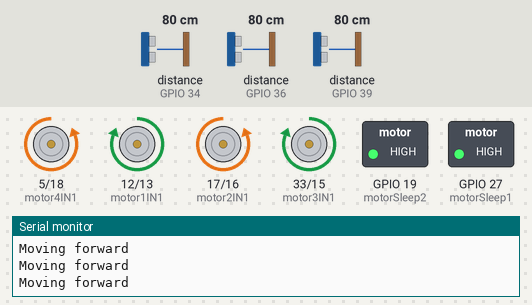
Bench run of a sketch on a simulated ESP32. Parts: motor-driver pin pairs drawn as motors (green arrow = first pin HIGH = forward, orange = second pin HIGH = backward, longer = more drive), switched loads named in the sketch (green lamp = pin HIGH), the last lines printed to the serial monitor. Wiring (inferred from the names in the program): 3 × ultrasonic range finder: trigger GPIO 4, echo GPIO 36 / trigger GPIO 25, echo GPIO 39 / trigger GPIO 26, echo GPIO 34. Inputs (shaded band) come from the test bench; at power-on: distance to the obstacle (sensors on GPIO 34, GPIO 36, GPIO 39) 80 cm. The echo pulse lasts 58.3 µs per cm; pins used as bus, display or sensor lines are not drawn.

Above: at 1.2 s.
1.3 s: distance to the obstacle (sensor on GPIO 34) set to 22 cm
2.8 s: distance to the obstacle (sensor on GPIO 34) set to 19 cm
At 4.0 s:
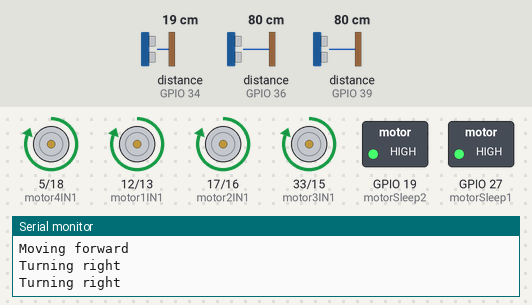
4.3 s: distance to the obstacle (sensor on GPIO 36) set to 74 cm
At 5.7 s:
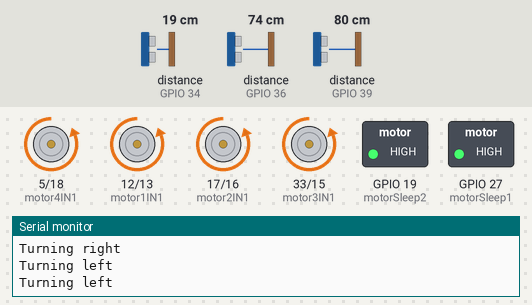
6.1 s: distance to the obstacle (sensor on GPIO 36) set to 120 cm
At 7.2 s:
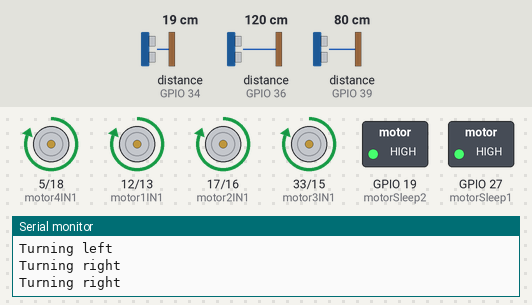
8.0 s: distance to the obstacle (sensor on GPIO 36) set to 2 cm
At 8.8 s:
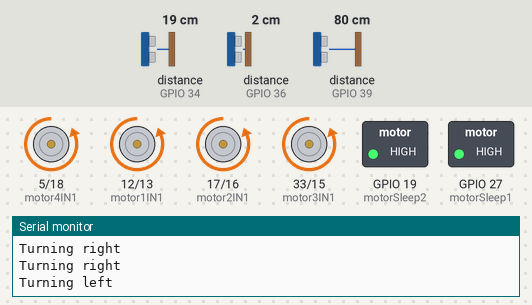
9.8 s: distance to the obstacle (sensor on GPIO 39) set to 23 cm
11.8 s: distance to the obstacle (sensor on GPIO 39) set to 18 cm
At 12.8 s:
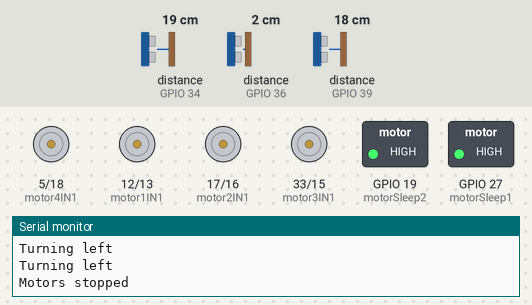
Timing chart, 0 to 15.8 s (numbered marks = the images above; inputs shaded):
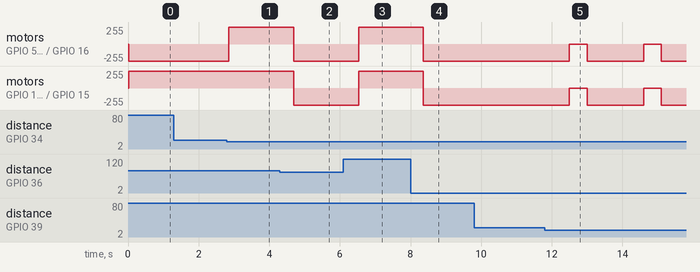

Measured:
- the behaviour switches between 21 and 20 cm on distance to the obstacle (sensor on GPIO 34) (found by bisection; images 0 and 1)
- the behaviour switches between 80 and 79 cm on distance to the obstacle (sensor on GPIO 36) (found by bisection; images 1 and 2)
- the behaviour switches between 21 and 20 cm on distance to the obstacle (sensor on GPIO 39) (found by bisection; images 4 and 5)
- after the input at 2.8 s, motor on GPIO 5 (motor4IN1) / GPIO 18 (motor4IN2), motor on GPIO 17 (motor2IN1) / GPIO 16 (motor2IN2): backward 255/255 → forward 255/255 after 0.06 s
- after the input at 4.3 s, motor on GPIO 5 (motor4IN1) / GPIO 18 (motor4IN2), motor on GPIO 12 (motor1IN1) / GPIO 13 (motor1IN2), motor on GPIO 17 (motor2IN1) / GPIO 16 (motor2IN2), motor on GPIO 33 (motor3IN1) / GPIO 15 (motor3IN2): forward 255/255 → backward 255/255 after 0.39 s
- after the input at 6.1 s, motor on GPIO 5 (motor4IN1) / GPIO 18 (motor4IN2), motor on GPIO 12 (motor1IN1) / GPIO 13 (motor1IN2), motor on GPIO 17 (motor2IN1) / GPIO 16 (motor2IN2), motor on GPIO 33 (motor3IN1) / GPIO 15 (motor3IN2): backward 255/255 → forward 255/255 after 0.43 s
- after the input at 8.0 s, motor on GPIO 5 (motor4IN1) / GPIO 18 (motor4IN2), motor on GPIO 12 (motor1IN1) / GPIO 13 (motor1IN2), motor on GPIO 17 (motor2IN1) / GPIO 16 (motor2IN2), motor on GPIO 33 (motor3IN1) / GPIO 15 (motor3IN2): forward 255/255 → backward 255/255 after 0.37 s
- after the input at 11.8 s, motor on GPIO 5 (motor4IN1) / GPIO 18 (motor4IN2), motor on GPIO 12 (motor1IN1) / GPIO 13 (motor1IN2), motor on GPIO 17 (motor2IN1) / GPIO 16 (motor2IN2), motor on GPIO 33 (motor3IN1) / GPIO 15 (motor3IN2): alternates backward 255/255 for 1.6 s and stopped for 0.50 s, starting after 0.70 s

The sketch:

mainloop.ino
```cpp
// Ultrasonic sensor pins
const int trigPin1 = 26, echoPin1 = 34; //A0,A2
const int trigPin2 = 25, echoPin2 = 39; //A1,A3
const int trigPin3 = 4, echoPin3 = 36; //A5,A4

// Motor control pins, motors 1 and 3 are on the left on hbridge1
const int motor1IN1 = 12;  // IN1 for Motor 1 (H-Bridge 1)
const int motor1IN2 = 13;  // IN2 for Motor 1 (H-Bridge 1)
const int motor2IN1 = 17;  // IN1 for Motor 2 (H-Bridge 1)
const int motor2IN2 = 16;  // IN2 for Motor 2 (H-Bridge 1)

const int motor3IN1 = 33;  // IN1 for Motor 3 (H-Bridge 2)
const int motor3IN2 = 15;  // IN2 for Motor 3 (H-Bridge 2)
const int motor4IN1 = 5;   // IN1 for Motor 4 (H-Bridge 2)
const int motor4IN2 = 18;  // IN2 for Motor 4 (H-Bridge 2)

const int motorSleep1 = 27; // Sleep pin for H-Bridge 1
const int motorSleep2 = 19; // Sleep pin for H-Bridge 2

void setup() {
  pinMode(trigPin1, OUTPUT);
  pinMode(echoPin1, INPUT);
  pinMode(trigPin2, OUTPUT);
  pinMode(echoPin2, INPUT);
  pinMode(trigPin3, OUTPUT);
  pinMode(echoPin3, INPUT);

  // Motor control pins as OUTPUT
  pinMode(motor1IN1, OUTPUT);
  pinMode(motor1IN2, OUTPUT);
  pinMode(motor2IN1, OUTPUT);
  pinMode(motor2IN2, OUTPUT);
  pinMode(motor3IN1, OUTPUT);
  pinMode(motor3IN2, OUTPUT);
  pinMode(motor4IN1, OUTPUT);
  pinMode(motor4IN2, OUTPUT);

  // Sleep pins as OUTPUT
  pinMode(motorSleep1, OUTPUT);
  pinMode(motorSleep2, OUTPUT);

  // Enable motors by setting SLP pins HIGH
  digitalWrite(motorSleep1, HIGH);
  digitalWrite(motorSleep2, HIGH);

  Serial.begin(115200);
}

// Function to measure distance
float measureDistance(int trigPin, int echoPin) {
  digitalWrite(trigPin, LOW);
  delayMicroseconds(2);
  digitalWrite(trigPin, HIGH);
  delayMicroseconds(10);
  digitalWrite(trigPin, LOW);
  return pulseIn(echoPin, HIGH) * 0.0343 / 2;  // Convert to mm
}

// Function to set motor direction (No PWM)
void setMotorDirection(int motor1, int motor2, bool forward) {
  if (forward) {
    digitalWrite(motor1, HIGH);
    digitalWrite(motor2, LOW);
  } else {
    digitalWrite(motor1, LOW);
    digitalWrite(motor2, HIGH);
  }
}

// Function to move forward
void moveForward() {
  setMotorDirection(motor1IN1, motor1IN2, true);   // Left motors forward
  setMotorDirection(motor2IN1, motor2IN2, false);  // Right motors backward
  setMotorDirection(motor3IN1, motor3IN2, true);
  setMotorDirection(motor4IN1, motor4IN2, false);
  Serial.println("Moving forward");
}

// Function to move backward
void moveBackward() {
  setMotorDirection(motor1IN1, motor1IN2, false);  // Left motors backward
  setMotorDirection(motor2IN1, motor2IN2, true);   // Right motors forward
  setMotorDirection(motor3IN1, motor3IN2, false);
  setMotorDirection(motor4IN1, motor4IN2, true);
  Serial.println("Moving backward");
}

// Function to turn left
void turnLeft() {
  setMotorDirection(motor1IN1, motor1IN2, false);
  setMotorDirection(motor2IN1, motor2IN2, false);
  setMotorDirection(motor3IN1, motor3IN2, false);
  setMotorDirection(motor4IN1, motor4IN2, false);
  Serial.println("Turning left");
}

// Function to turn right
void turnRight() {
  setMotorDirection(motor1IN1, motor1IN2, true);
  setMotorDirection(motor2IN1, motor2IN2, true);
  setMotorDirection(motor3IN1, motor3IN2, true);
  setMotorDirection(motor4IN1, motor4IN2, true);
  Serial.println("Turning right");
}

// Function to perform a 180-degree turn
void turn180() {
  turnLeft();  // Perform a left turn
  delay(1000);  // Adjust timing to complete 180-degree rotation
  stopMotors();
  Serial.println("180-degree turn");
}

// Function to stop all motors
void stopMotors() {
  digitalWrite(motor1IN1, LOW);
  digitalWrite(motor1IN2, LOW);
  digitalWrite(motor2IN1, LOW);
  digitalWrite(motor2IN2, LOW);
  digitalWrite(motor3IN1, LOW);
  digitalWrite(motor3IN2, LOW);
  digitalWrite(motor4IN1, LOW);
  digitalWrite(motor4IN2, LOW);
  Serial.println("Motors stopped");
}

bool lastTurnLeft = false;  // Track if the last turn was to the left

void loop() {
  float frontDist = measureDistance(trigPin1, echoPin1);  // Front sensor reading
  float leftDist = measureDistance(trigPin2, echoPin2);   // Left sensor reading
  float rightDist = measureDistance(trigPin3, echoPin3);  // Right sensor reading

  // Check if there's an obstacle in front
  if (frontDist < 20) {  // If distance in front is less than 20 cm
    if (leftDist > rightDist) {
      turnLeft();  // Turn left if left side is clearer
      lastTurnLeft = true;
    } else {
      turnRight();  // Turn right if right side is clearer
      lastTurnLeft = false;
    }
    delay(500);  // Short delay to allow turn
  } else {
    moveForward();  // Move forward if no obstacles in front
  }

  // Dead end check: If all directions are blocked, perform a 180-degree turn
  if (frontDist < 20 && leftDist < 20 && rightDist < 20) {
    stopMotors();
    delay(500);

    turn180();

    // After the 180-degree turn, decide the next move based on sensor readings
    if (leftDist > rightDist) {
      turnLeft();
      lastTurnLeft = true;
    } else {
      turnRight();
      lastTurnLeft = false;
    }
  }

  delay(100);  // Short delay for the next iteration
}
```
